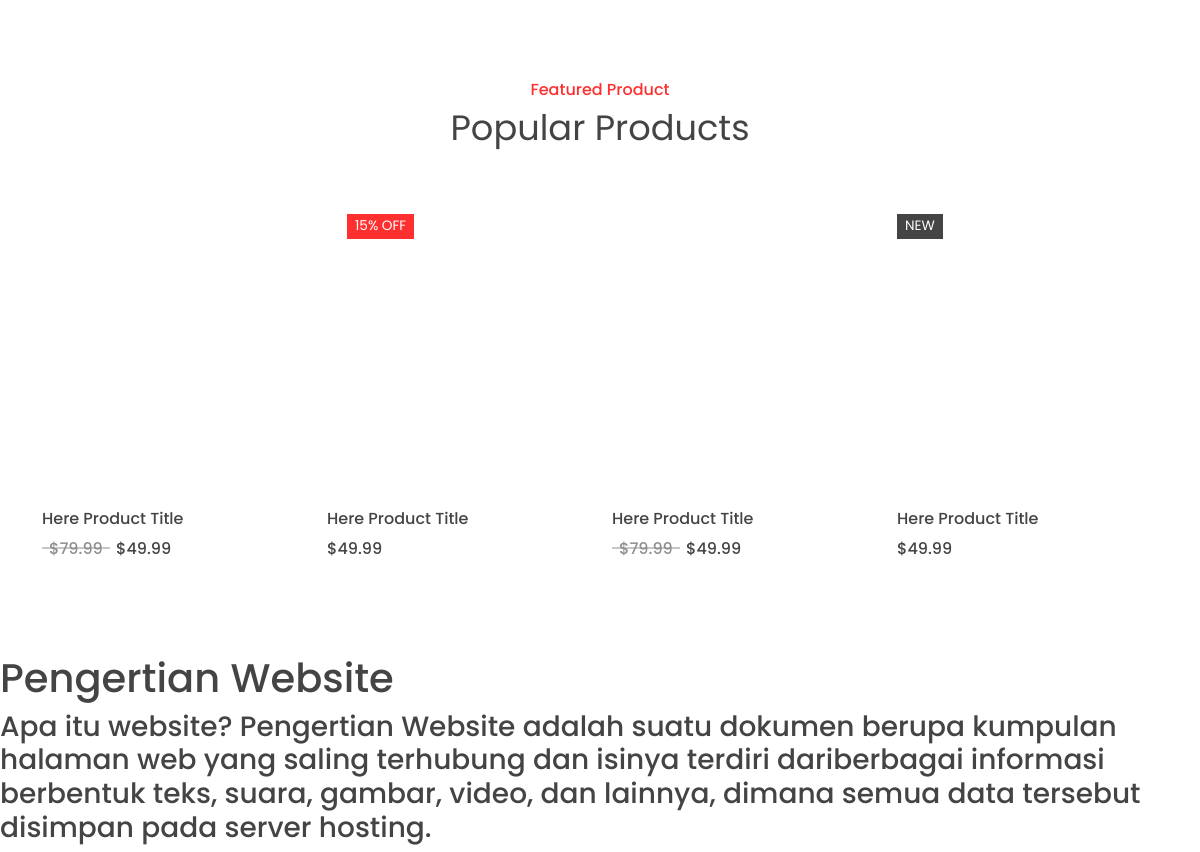
The page / on the database its author committed.
### blog/models.py (models this page shows, shortened)
class post(models.Model):
    judul = models.CharField(max_length=200)
    body = models.TextField()

### blog/views.py (the view)
# urls.py: path('', views.index, name='index'),
def index(request):
    posts = post.objects.all()
    context = {
        'title':'',
        'heading':'',
        'Posts':posts,
    }
    return render(request,'blog/index.html',context)

### blog/templates/blog/index.html (shortened to what this page needs)
{% block content %}
<!DOCTYPE html>
<html lang="en" >
<head>
  <link rel='stylesheet' href='https://cdn.jsdelivr.net/npm/bootstrap@5.0.1/dist/css/bootstrap.min.css'>
<link rel='stylesheet' href='https://cdnjs.cloudflare.com/ajax/libs/font-awesome/5.15.3/css/all.min.css'><link rel="stylesheet" href="./style.css">
{% block stylecss%}
{% load static %}
<link href={% static 'css/style.css' %} rel="stylesheet">
{% endblock stylecss %}
</head>
<body>
<section class="section-products">
		<div class="container">
				<div class="row justify-content-center text-center">
						<div class="col-md-8 col-lg-6">
								<div class="header">
										<h3>Featured Product</h3>
										<h2>Popular Products</h2>
								</div>
						</div>
				</div>
				<div class="row">
						<div class="col-md-6 col-lg-4 col-xl-3">
								<div id="product-1" class="single-product">
										<div class="part-1">
										</div>
										<div class="part-2">
												<h3 class="product-title">Here Product Title</h3>
												<h4 class="product-old-price">$79.99</h4>
												<h4 class="product-price">$49.99</h4>
										</div>
								</div>
						</div>
						<div class="col-md-6 col-lg-4 col-xl-3">
								<div id="product-2" class="single-product">
										<div class="part-1">
												<span class="discount">15% off</span>
										</div>
										<div class="part-2">
												<h3 class="product-title">Here Product Title</h3>
												<h4 class="product-price">$49.99</h4>
										</div>
								</div>
						</div>
						<div class="col-md-6 col-lg-4 col-xl-3">
								<div id="product-3" class="single-product">
										<div class="part-1">
										</div>
										<div class="part-2">
												<h3 class="product-title">Here Product Title</h3>
												<h4 class="product-old-price">$79.99</h4>
												<h4 class="product-price">$49.99</h4>
										</div>
								</div>
						</div>
						<div class="col-md-6 col-lg-4 col-xl-3">
								<div id="product-4" class="single-product">
										<div class="part-1">
												<span class="new">new</span>
										</div>
										<div class="part-2">
												<h3 class="product-title">Here Product Title</h3>
												<h4 class="product-price">$49.99</h4>
										</div>
								</div>
						</div>
				</div>
		</div>
</section>
</body>
</html>
{% endblock content %}
{% for post in Posts %}
<h1>{{post.judul}}</h1>
<h3>{{post.body}}</h3>
{% endfor %}

### blog/static/css/style.css (style rules this page uses)
body { font-family: "Poppins", sans-serif; color: #444444; }
.section-products { padding: 80px 0 54px; }
.section-products .header { margin-bottom: 50px; }
.section-products .header h3 { font-size: 1rem; color: #fe302f; font-weight: 500; }
.section-products .header h2 { font-size: 2.2rem; font-weight: 400; color: #444444; }
.section-products .single-product { margin-bottom: 26px; }
.section-products .single-product .part-1 { position: relative; height: 290px; max-height: 290px; margin-bottom: 20px; overflow: hidden; }
.section-products .single-product .part-1::before { position: absolute; content: ""; top: 0; left: 0; width: 100%; height: 100%; z-index: -1; transition: all 0.3s; }
.section-products #product-1 .part-1::before { background: url("https://i.ibb.co/L8Nrb7p/1.jpg") no-repeat center; background-size: cover; transition: all 0.3s; }
.section-products #product-2 .part-1::before { background: url("https://i.ibb.co/cLnZjnS/2.jpg") no-repeat center; background-size: cover; }
.section-products #product-3 .part-1::before { background: url("https://i.ibb.co/L8Nrb7p/1.jpg") no-repeat center; background-size: cover; }
.section-products #product-4 .part-1::before { background: url("https://i.ibb.co/cLnZjnS/2.jpg") no-repeat center; background-size: cover; }
.section-products .single-product .part-1 .discount, .section-products .single-product .part-1 .new { position: absolute; top: 15px; left: 20px; color: #ffffff; background-color: #fe302f; padding: 2px 8px; text-transform: uppercase; font-size: 0.85rem; }
.section-products .single-product .part-1 .new { left: 0; background-color: #444444; }
.section-products .single-product .part-2 .product-title { font-size: 1rem; }
.section-products .single-product .part-2 h4 { display: inline-block; font-size: 1rem; }
.section-products .single-product .part-2 .product-old-price { position: relative; padding: 0 7px; margin-right: 2px; opacity: 0.6; }
.section-products .single-product .part-2 .product-old-price::after { position: absolute; content: ""; top: 50%; left: 0; width: 100%; height: 1px; background-color: #444444; transform: translateY(-50%); }

### rows shown on the page
post: judul "Pengertian Website", body "Apa itu website? Pengertian Website adalah suatu dokumen berupa kumpulan halaman web yang saling terhubung dan isinya terdiri dariberbagai informasi berbentuk teks, suara, gambar, video, dan lainnya, dimana semua data tersebut disimpan pada server hosting."
